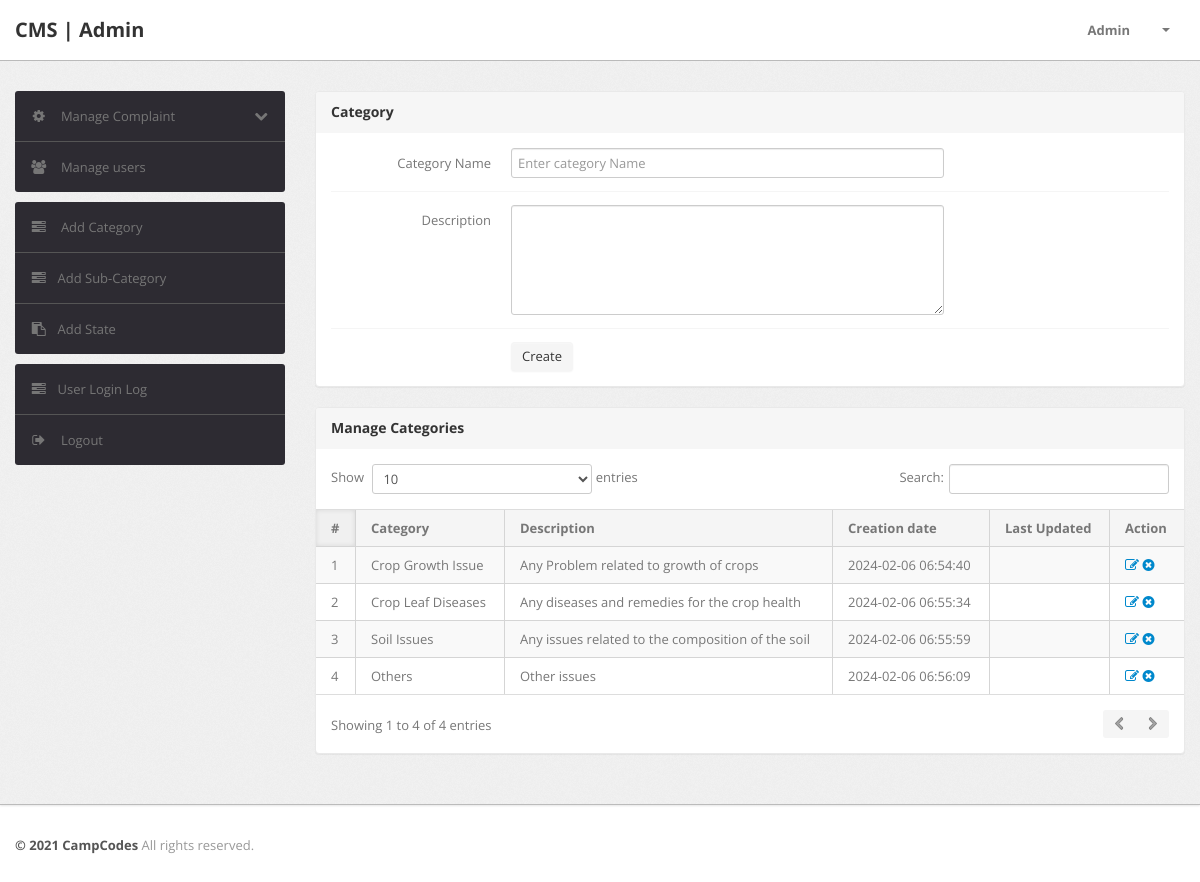
The app's page /admin/category.php (signed in) with its own data.
### tables this page shows
CREATE TABLE `category` (
  `id` int(11) NOT NULL,
  `categoryName` varchar(255) NOT NULL,
  `categoryDescription` longtext NOT NULL,
  `creationDate` timestamp NOT NULL DEFAULT current_timestamp(),
  `updationDate` varchar(255) NOT NULL
);

### admin/category.php (the view, shortened to what this page needs)
<?php
include('include/config.php');
if(strlen($_SESSION['alogin'])==0){
	header('location:index.php');
}
else{
?>
<!DOCTYPE html>
<html lang="en">
<head>
	<link type="text/css" href="bootstrap/css/bootstrap.min.css" rel="stylesheet">
	<link type="text/css" href="bootstrap/css/bootstrap-responsive.min.css" rel="stylesheet">
	<link type="text/css" href="css/theme.css" rel="stylesheet">
	<link type="text/css" href="images/icons/css/font-awesome.css" rel="stylesheet">
</head>
<body>
	<?php include('include/header.php');?>
	<div class="wrapper">
		<div class="container">
			<div class="row">
				<?php include('include/sidebar.php');?>
				<div class="span9">
					<div class="content">
						<div class="module">
							<div class="module-head">
								<h3>Category</h3>
							</div>
							<div class="module-body">
								<form class="form-horizontal row-fluid" name="Category" method="post" >
									<div class="control-group">
										<label class="control-label" for="basicinput">Category Name</label>
										<div class="controls">
											<input type="text" placeholder="Enter category Name"  name="category" class="span8 tip" required>
										</div>
									</div>
									<div class="control-group">
										<label class="control-label" for="basicinput">Description</label>
										<div class="controls">
											<textarea class="span8" name="description" rows="5"></textarea>
										</div>
									</div>
									<div class="control-group">
										<div class="controls">
											<button type="submit" name="submit" class="btn">Create</button>
										</div>
									</div>
								</form>
							</div>
						</div>
						<div class="module">
							<div class="module-head">
								<h3>Manage Categories</h3>
							</div>
							<div class="module-body table">
								<table cellpadding="0" cellspacing="0" border="0" class="datatable-1 table table-bordered table-striped	 display" width="100%">
									<thead>
										<tr>
											<th>#</th>
											<th>Category</th>
											<th>Description</th>
											<th>Creation date</th>
											<th>Last Updated</th>
											<th>Action</th>
										</tr>
									</thead>
									<?php $query=mysqli_query($bd, "select * from category");
										$cnt=1;
										while($row=mysqli_fetch_array($query))
										{?>
											<tr>
												<td><?php echo htmlentities($cnt);?></td>
												<td><?php echo htmlentities($row['categoryName']);?></td>
												<td><?php echo htmlentities($row['categoryDescription']);?></td>
												<td> <?php echo htmlentities($row['creationDate']);?></td>
												<td><?php echo htmlentities($row['updationDate']);?></td>
												<td>
												<a href="edit-category.php?id=<?php echo $row['id']?>" ><i class="icon-edit"></i></a>
												<a href="category.php?id=<?php echo $row['id']?>&del=delete" onClick="return confirm('Are you sure you want to delete?')"><i class="icon-remove-sign"></i></a></td>
											</tr>
										<?php $cnt=$cnt+1;
									} ?>
								</table>
							</div>
						</div>
					</div>
				</div>
			</div>
		</div>
	</div>
	<?php include('include/footer.php');?>
</body>
<?php } ?>

### records on screen
category: categoryName "Crop Growth Issue", categoryDescription "Any Problem related to growth of crops", creationDate "2024-02-06 06:54:40"
category: categoryName "Crop Leaf Diseases", categoryDescription "Any diseases and remedies for the crop health", creationDate "2024-02-06 06:55:34"
category: categoryName "Soil Issues", categoryDescription "Any issues related to the composition of the soil", creationDate "2024-02-06 06:55:59"
category: categoryName "Others", categoryDescription "Other issues", creationDate "2024-02-06 06:56:09"
